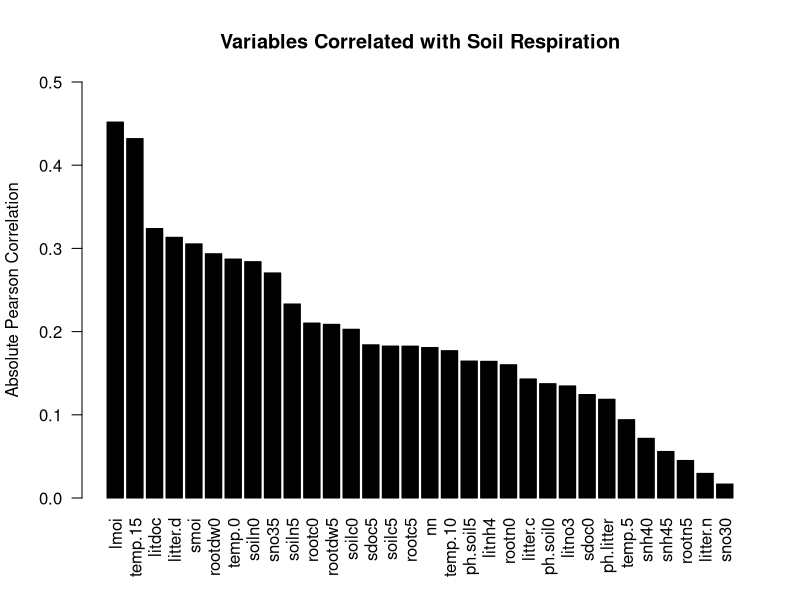
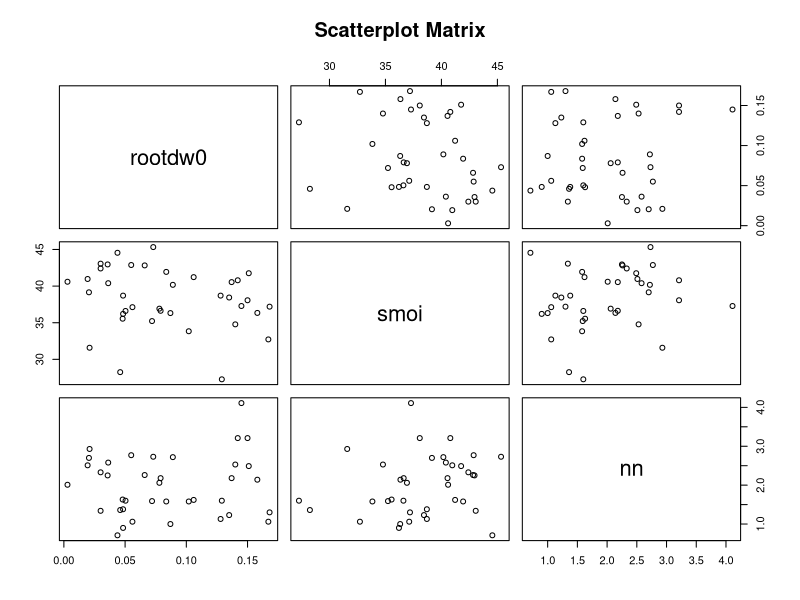
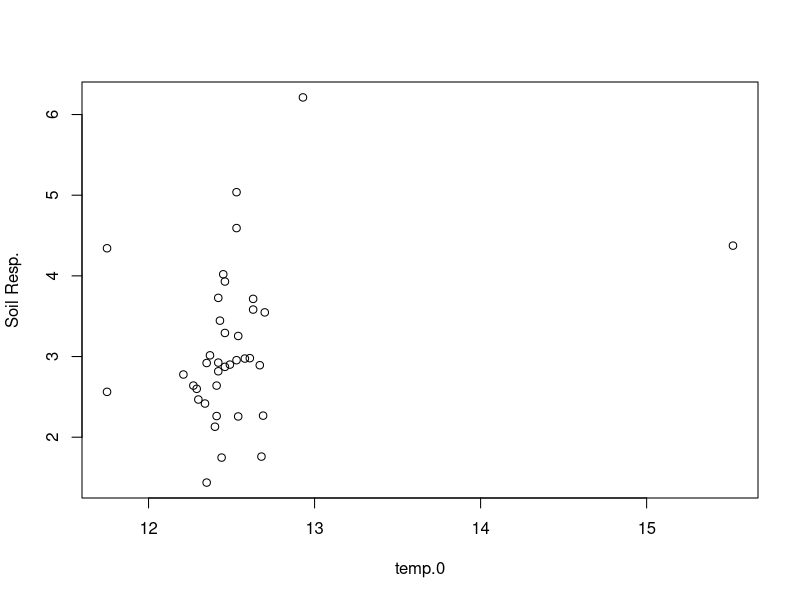
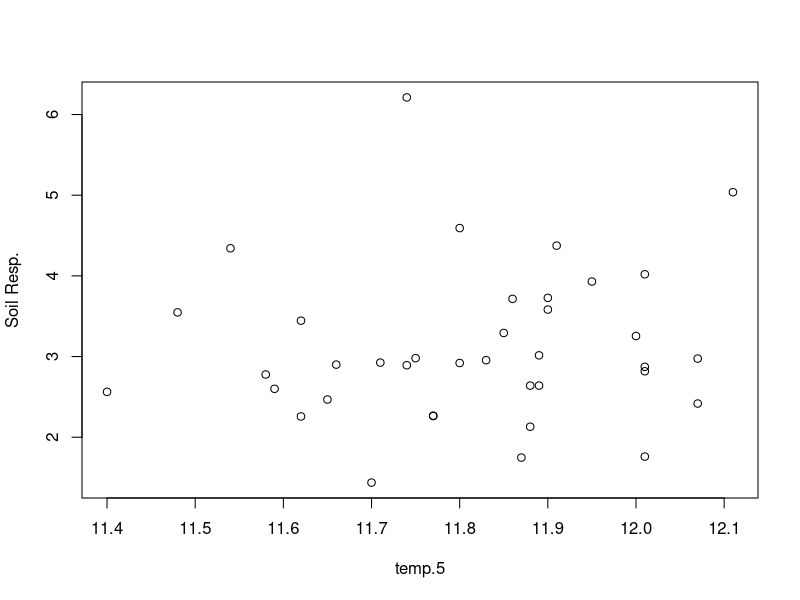
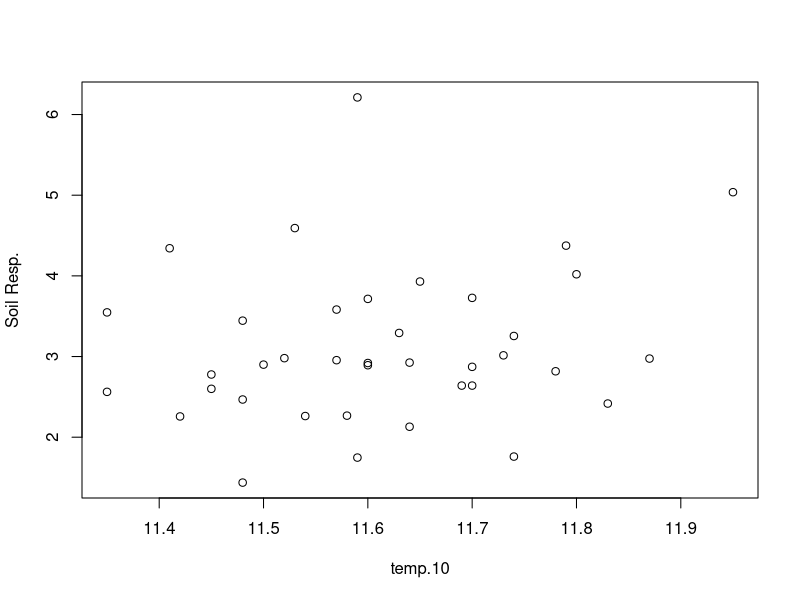
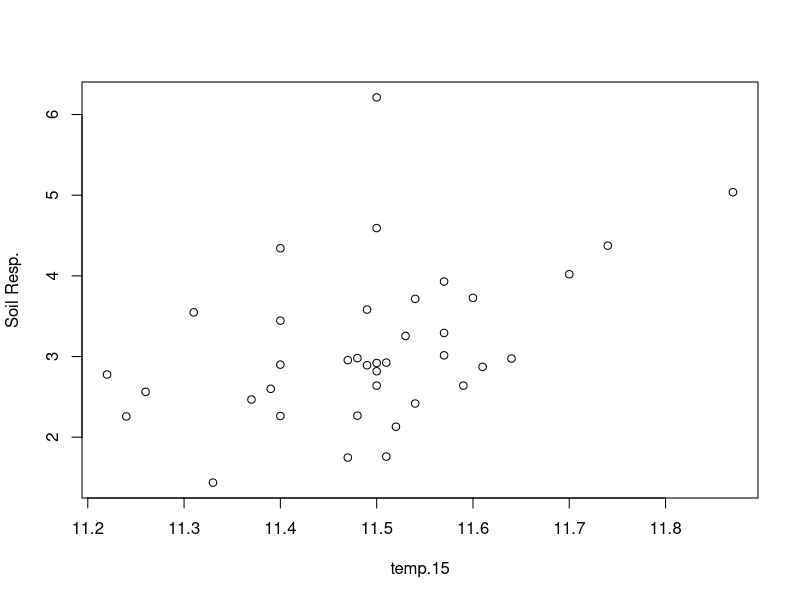
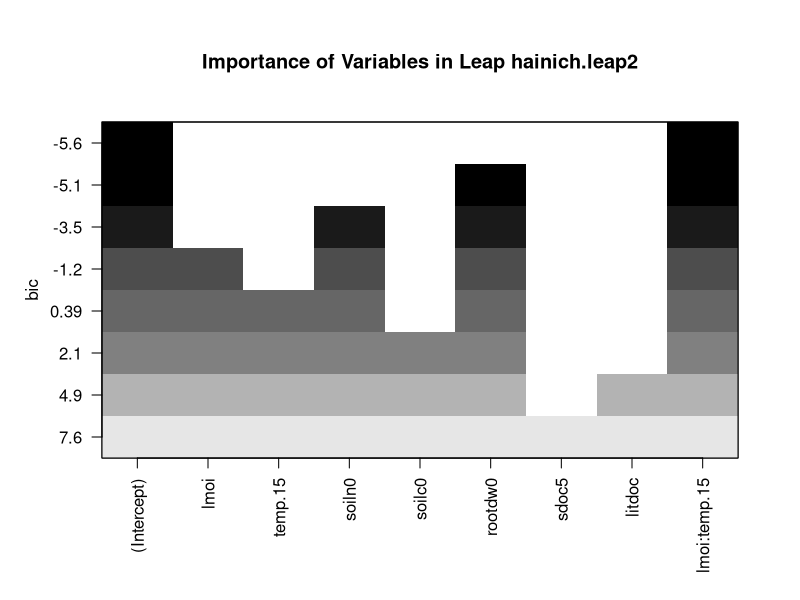
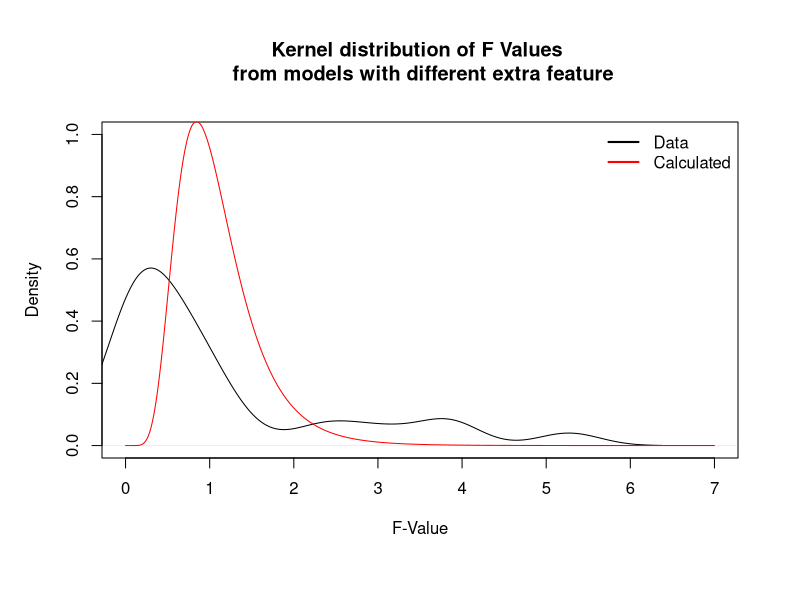

Source code (R) for these figures, in order:
hainich <- read.csv("hainich.csv", sep = ";", dec = ".")

## corelation
#correlation from soil.res with all others
hainich.r <- abs(cor(hainich, method = "pearson"))["soil.res",-1]
hainich.r.ordered <- hainich.r[order(hainich.r, decreasing = T)]
barplot(hainich.r.ordered, las = 2, ylim = c(0,0.5), col = "black", 
        ylab = "Absolute Pearson Correlation", main = "Variables Correlated with Soil Respiration")

## scatter plot
pairs(~ rootdw0 + smoi + nn,
      data = hainich, main = "Scatterplot Matrix")

## sampling training data
set.seed(1337)
testFraction <- 0.2 #Fraction of data used for testing (estimate for integer sample size)
sampleCount <- dim(hainich)[1]
index <- sample(1:sampleCount, round(testFraction * sampleCount))
hainich.test <- hainich[index,]
hainich.train <- hainich[-index,]

## making models
hainich.lm1 <- lm(soil.res ~ 1 + lmoi + temp.15 + soiln0 + rootdw0 + sdoc5,
                  data=hainich.train) # top 5 by correlation
hainich.lm2 <- lm(soil.res ~ 1 + ph.soil5 + sno30 + snh45 + rootc0 + ph.litter,
                  data=hainich.train) # bottom 5 by correlation
hainich.lm3 <- lm(soil.res ~ 1 + lmoi + temp.15 + soiln0,
                  data=hainich.train) # top 3 by correlation

## evaluate models
spseHat <- function(model){
  # SPSE.hat1
  return(sum((hainich.test$soil.res - predict(model, newdata=hainich.test))^2))
}
spse1hat <- spseHat(hainich.lm1)
spse2hat <- spseHat(hainich.lm2)
spse3hat <- spseHat(hainich.lm3)


## annova with F statistic
# test one model against the other
# warning: both models have to be fitted with the same training data!
# density of F depends on degree of freedom!
anova(hainich.lm1,hainich.lm2)


## cross validation
# evaluate models spse (without considering fixed betas)
# test data size is size of whole data set / fold
# see also: http://stats.stackexchange.com/questions/12398
crossValSpse <- function(model, fold){
  index <- rep(1:fold, length.out=dim(hainich)[2])
  index <- sample(index)
  
  spseHat <- 0
  for (i in 1:fold)
  {
    test <- hainich[index==i,]
    train <- hainich[index!=i,]
    formu <- eval(model$call[[2]]) 
    #model based on new data
    model <- lm(formu, data = train)
    #add spse hat
    spseHat <- spseHat + sum((test$soil.res - predict(model, newdata=test))^2)
  }
  return(spseHat / fold)
}

# 3 fold cross validation gives average estimated spse
hainich.lm1.spse <- crossValSpse(hainich.lm1,3)
hainich.lm1.spse <- crossValSpse(hainich.lm2,3)
hainich.lm1.spse <- crossValSpse(hainich.lm3,3)

## plot variable against soil resp
for (i in seq(2,5)) {
  dat <- data.frame(hainich[i], hainich$soil.res)
  plot(dat, ylab = "Soil Resp.", xlab = names(hainich[i]))
}

## regsubset
#info: http://www.stat.columbia.edu/~martin/W2024/R10.pdf
# package leaps requires gfortran compiler!
library("leaps")
#fullModel: Top 8 variables corelated to soil.res
# and coupling term for litter moisture lmoi with temp 0 and 15
hainich.leaps1 <- regsubsets(soil.res ~ 1 + lmoi * temp.15 * temp.0 + soiln0 + 
                              soilc0 + rootdw0 + sdoc5 + litdoc,
                   data=hainich.train, method = "forward")
hainich.leaps2 <- regsubsets(soil.res ~ 1 + lmoi * temp.15 + soiln0 + 
                               soilc0 + rootdw0 + sdoc5 + litdoc,
                             data=hainich.train, method = "forward")

summary(hainich.leaps1)
summary(hainich.leaps1)$bic

#plot variable importance based on baissian infomation criterion
# best model based on BIC 
# (tradeoff btw. likelihood and number of parameters)
# soil.res ~ 1 + rootdw0 + lmoi:temp.15
plot(hainich.leaps2, main="Importance of Variables in Leap hainich.leap2")

## setting real model
hainich.realModel <- lm(soil.res ~ 1 + lmoi + temp.15 +
                          temp.0 + soiln0 + soilc0,
                        data = hainich.train)
hainich.realModel.spsehat <- spseHat(hainich.realModel)
# plot(hainich.realModel)

## overfitting model
# tooBigModel = realModel + every coupling term
hainich.tooBigModel <- lm(soil.res ~ 1 * lmoi * temp.15 *
                            temp.0 * soiln0 * soilc0,
                          data = hainich.train)
hainich.tooBigModel.spsehat <- spseHat(hainich.tooBigModel)
#function step uses AIC instead of F!
nextStep <- step(hainich.realModel, 
     scope = list(lower=hainich.realModel, upper=hainich.tooBigModel),
     direction = "forward")
nextStep$anova$"Resid. Df" # residual change in F value



## SIMULATION

#subsetting data
subsetSize <- 10 # number of samples taken from original dataset
subset <- hainich[sample(nrow(hainich), subsetSize), ]

#make pseudo observations
pseudo.soilResp <- predict(hainich.realModel, newdata = subset, type = "response")


## Simulation F values
realModelStr <- "soil.res ~ 1 + lmoi + temp.15 + temp.0 + soiln0 + soilc0"
# next model will have another feature in addition
excludeVarsRegEx <- "(soil.res|lmoi|temp.15|temp.0|soiln0|soilc0)"
nextVars <- names(hainich)[
  ! grepl(excludeVarsRegEx,names(hainich))]

#create result data frame
simulRes <- NULL
for(x in nextVars){
  #create formula for next Model by adding current variable
  nxtModelStr <- paste(realModelStr, "+", x)
  nxtModel <- lm(nxtModelStr, data = hainich.train)
  #evaluate nextModel
  an <- anova(hainich.realModel, nxtModel) 
  f <- an$F[2] # F-value
  p <- an$`Pr(>F)`[2] # p-value
  spse <- spseHat(nxtModel)
  simulRes <- rbind(simulRes, c(spse,x,f,p)) 
}
simulRes <- data.frame(spse=as.double(simulRes[,1]), 
                       addedFeature=simulRes[,2] , F=as.double(simulRes[,3]),
                       p=as.double(simulRes[,4]), stringsAsFactors = T)

## evaluation

#which model with additional feature was the real winner (SPSE)?
idMinErr <-  which(simulRes$spse == min(simulRes$spse))
#which model won but was not the best one (F)?
idMaxF <- which(simulRes$F == max(simulRes$F))

xs <- seq(0,7,by = 0.01)
freal <- density(simulRes$F)
## WARNING: I have no idea how to calc the degree of freedoms!
## maybe an$Res.Df? need df1 and df2
fNominal <- df(xs,24,23)
plot(freal, xlim=c(min(xs),max(xs)), ylim=c(0,1),
     xlab = "F-Value",
     main="Kernel distribution of F Values \n from models with different extra feature")
points(xs, fNominal, col="red", type="lines") #F distribution
legend("topright",c("Data","Calculated"), lwd=2, col=c("black","red"), bty = "n")

##TO-DO: multiple random training for simulation and F-Value statistics
